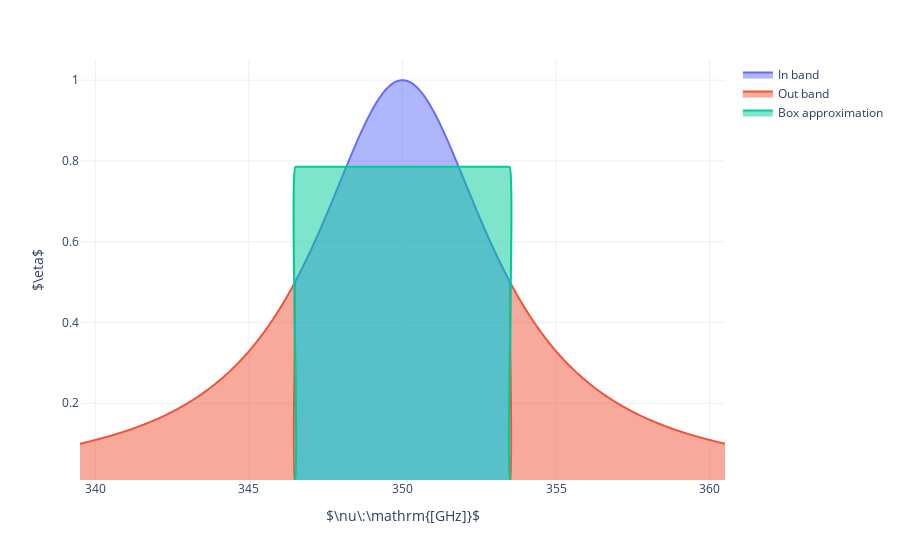

Notebook code for this chart:
### Markdown cell above
## Filter distribution

1 filter channel has so far been approximated as a box integral, which isn't physically possible and therefore inaccurate. The actual filter shapes are described by a Lorentzian curve

$$\begin{equation}
\eta\left(\nu\right)=\frac{A\gamma^2}{\left(\nu-\nu_0\right)^2+\gamma^2}
\end{equation}$$

Where $\gamma$ is the half-width at half maximum (HWHM) value, for DESHIMA given as
$$\begin{equation}
\gamma=\frac{\nu_c}{2R}
\end{equation}$$
with $R=500$ the spectral resolution. As we have seen previously our box filters were defined by an efficiency constant labeled $\eta_0$. Together with the bandwidth, this describes the transmission of the box filter. If we define the full width at half maximum for the Lorentzian as the bandwidth of the Lorentzian, we would like to define the $A$ parameter such that the area of this $\mathrm{FWHM}$ is exactly the same as the area of the box filter.

### Code cell
#hide_input
def split_draw():
    N_on_3 = 200
    F_c=350
    HWHM=350/100
    F=np.linspace(F_c-3*HWHM,F_c+3*HWHM,3*N_on_3)
    Lorentzian_left=cauchy.pdf(F[0:N_on_3],F_c,HWHM)*HWHM*np.pi
    Lorentzian_center=cauchy.pdf(F[N_on_3:2*N_on_3],F_c,HWHM)*HWHM*np.pi
    Lorentzian_right=cauchy.pdf(F[2*N_on_3:3*N_on_3],F_c,HWHM)*HWHM*np.pi
    zeros=np.zeros(N_on_3)
    Lorentzian_outband=np.concatenate((Lorentzian_left,zeros,Lorentzian_right))
    Lorentzian_inband=np.concatenate((zeros, Lorentzian_center, zeros))
    
    box_center=np.ones(N_on_3)*np.pi/4
    box_inband= np.concatenate((zeros, box_center, zeros))
    
    df = pd.DataFrame({'F': F,'In band': Lorentzian_inband, 'Out band': Lorentzian_outband, 'Box approximation': box_inband})
    df = df.set_index('F')
    plot(df,axis_labels=('$\\nu\:\mathrm{[GHz]}$','$\eta$',''),hover_labels=('nu [GHz]','transmission',''),y_range=(0.01,1.05),e_notation=(False, False), fill='tozeroy')
split_draw()

### Figure 1 — Plotly figure (JSON) as saved in the notebook; plotly's stock layout.template omitted (floating-point values rounded to 4 significant figures; data arrays with more than 128 entries replaced by an {"elided": "..."} marker saying what was removed)
{"data": [{"fill": "tozeroy", "hovertemplate": "<b>In band</b><br>nu [GHz]: %{x}<br>transmission: %{y}<br><extra></extra>", "legendgroup": "In band", "line": {"color": "#636efa", "dash": "solid", "shape": "spline"}, "marker": {"symbol": "circle"}, "mode": "lines", "name": "In band", "orientation": "v", "showlegend": true, "type": "scatter", "x": {"elided": "600 float values"}, "xaxis": "x", "y": {"elided": "600 float values"}, "yaxis": "y"}, {"fill": "tozeroy", "hovertemplate": "<b>Out band</b><br>nu [GHz]: %{x}<br>transmission: %{y}<br><extra></extra>", "legendgroup": "Out band", "line": {"color": "#EF553B", "dash": "solid", "shape": "spline"}, "marker": {"symbol": "circle"}, "mode": "lines", "name": "Out band", "orientation": "v", "showlegend": true, "type": "scatter", "x": {"elided": "600 float values"}, "xaxis": "x", "y": {"elided": "600 float values"}, "yaxis": "y"}, {"fill": "tozeroy", "hovertemplate": "<b>Box approximation</b><br>nu [GHz]: %{x}<br>transmission: %{y}<br><extra></extra>", "legendgroup": "Box approximation", "line": {"color": "#00cc96", "dash": "solid", "shape": "spline"}, "marker": {"symbol": "circle"}, "mode": "lines", "name": "Box approximation", "orientation": "v", "showlegend": true, "type": "scatter", "x": {"elided": "600 float values"}, "xaxis": "x", "y": {"elided": "600 float values"}, "yaxis": "y"}], "layout": {"hoverlabel": {"bgcolor": "white", "font": {"size": 14}}, "legend": {"title": {"text": ""}, "tracegroupgap": 0}, "margin": {"t": 60}, "xaxis": {"anchor": "y", "domain": [0, 1], "title": {"text": "$\\nu\\:\\mathrm{[GHz]}$"}}, "yaxis": {"anchor": "x", "domain": [0, 1], "range": [0.01, 1.05], "title": {"text": "$\\eta$"}}}}
